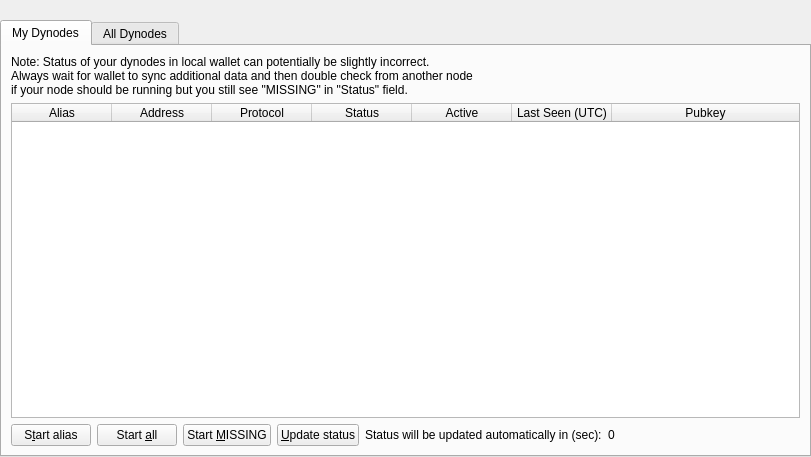
<?xml version="1.0" encoding="UTF-8"?>
<ui version="4.0">
 <class>DynodeList</class>
 <widget class="QWidget" name="DynodeList">
  <property name="geometry">
   <rect>
    <x>0</x>
    <y>0</y>
    <width>811</width>
    <height>457</height>
   </rect>
  </property>
  <property name="windowTitle">
   <string>Form</string>
  </property>
  <layout class="QVBoxLayout" name="topLayout">
   <property name="leftMargin">
    <number>0</number>
   </property>
   <property name="topMargin">
    <number>0</number>
   </property>
   <property name="rightMargin">
    <number>0</number>
   </property>
   <property name="bottomMargin">
    <number>0</number>
   </property>
   <item>
    <layout class="QVBoxLayout" name="verticalLayout">
     <property name="bottomMargin">
      <number>0</number>
     </property>
     <item>
      <spacer name="horizontalSpacer0">
       <property name="orientation">
        <enum>Qt::Horizontal</enum>
       </property>
       <property name="sizeHint" stdset="0">
        <size>
         <width>40</width>
         <height>20</height>
        </size>
       </property>
      </spacer>
     </item>
     <item>
      <widget class="QTabWidget" name="tabWidget">
       <property name="styleSheet">
        <string notr="true">QTabWidget:tab-bar { alignment: left }
QTabBar { alignment: left; }</string>
       </property>
       <property name="currentIndex">
        <number>0</number>
       </property>
       <widget class="QWidget" name="tabMyDynodes">
        <attribute name="title">
         <string>My Dynodes</string>
        </attribute>
        <layout class="QGridLayout" name="gridLayout_2">
         <item row="0" column="0">
          <layout class="QVBoxLayout" name="verticalLayout_2">
           <property name="bottomMargin">
            <number>0</number>
           </property>
           <item>
            <layout class="QHBoxLayout" name="horizontalLayout_note">
             <property name="bottomMargin">
              <number>0</number>
             </property>
             <item>
              <widget class="QLabel" name="updateNote">
               <property name="text">
                <string>Note: Status of your dynodes in local wallet can potentially be slightly incorrect.&lt;br /&gt;Always wait for wallet to sync additional data and then double check from another node&lt;br /&gt;if your node should be running but you still see &quot;MISSING&quot; in &quot;Status&quot; field.</string>
               </property>
              </widget>
             </item>
            </layout>
           </item>
           <item>
            <widget class="QTableWidget" name="tableWidgetMyDynodes">
             <property name="minimumSize">
              <size>
               <width>695</width>
               <height>0</height>
              </size>
             </property>
             <property name="editTriggers">
              <set>QAbstractItemView::NoEditTriggers</set>
             </property>
             <property name="alternatingRowColors">
              <bool>true</bool>
             </property>
             <property name="selectionMode">
              <enum>QAbstractItemView::SingleSelection</enum>
             </property>
             <property name="selectionBehavior">
              <enum>QAbstractItemView::SelectRows</enum>
             </property>
             <property name="sortingEnabled">
              <bool>true</bool>
             </property>
             <attribute name="horizontalHeaderStretchLastSection">
              <bool>true</bool>
             </attribute>
             <column>
              <property name="text">
               <string>Alias</string>
              </property>
             </column>
             <column>
              <property name="text">
               <string>Address</string>
              </property>
             </column>
             <column>
              <property name="text">
               <string>Protocol</string>
              </property>
             </column>
             <column>
              <property name="text">
               <string>Status</string>
              </property>
             </column>
             <column>
              <property name="text">
               <string>Active</string>
              </property>
             </column>
             <column>
              <property name="text">
               <string>Last Seen (UTC)</string>
              </property>
             </column>
             <column>
              <property name="text">
               <string>Pubkey</string>
              </property>
             </column>
            </widget>
           </item>
           <item>
            <layout class="QHBoxLayout" name="horizontalLayout_5">
             <property name="bottomMargin">
              <number>0</number>
             </property>
             <item>
              <widget class="QPushButton" name="startButton">
               <property name="text">
                <string>S&amp;tart alias</string>
               </property>
              </widget>
             </item>
             <item>
              <widget class="QPushButton" name="startAllButton">
               <property name="text">
                <string>Start &amp;all</string>
               </property>
              </widget>
             </item>
             <item>
              <widget class="QPushButton" name="startMissingButton">
               <property name="text">
                <string>Start &amp;MISSING</string>
               </property>
              </widget>
             </item>
             <item>
              <widget class="QPushButton" name="UpdateButton">
               <property name="text">
                <string>&amp;Update status</string>
               </property>
              </widget>
             </item>
             <item>
              <widget class="QLabel" name="autoupdate_label">
               <property name="text">
                <string>Status will be updated automatically in (sec):</string>
               </property>
              </widget>
             </item>
             <item>
              <widget class="QLabel" name="secondsLabel">
               <property name="text">
                <string>0</string>
               </property>
              </widget>
             </item>
             <item>
              <spacer name="horizontalSpacer_5">
               <property name="orientation">
                <enum>Qt::Horizontal</enum>
               </property>
               <property name="sizeHint" stdset="0">
                <size>
                 <width>40</width>
                 <height>20</height>
                </size>
               </property>
              </spacer>
             </item>
            </layout>
           </item>
          </layout>
         </item>
        </layout>
       </widget>
       <widget class="QWidget" name="tabAllDynodes">
        <attribute name="title">
         <string>All Dynodes</string>
        </attribute>
        <layout class="QGridLayout" name="gridLayout">
         <item row="1" column="0">
          <widget class="QTableWidget" name="tableWidgetDynodes">
           <property name="editTriggers">
            <set>QAbstractItemView::NoEditTriggers</set>
           </property>
           <property name="alternatingRowColors">
            <bool>true</bool>
           </property>
           <property name="selectionBehavior">
            <enum>QAbstractItemView::SelectRows</enum>
           </property>
           <property name="sortingEnabled">
            <bool>true</bool>
           </property>
           <attribute name="horizontalHeaderStretchLastSection">
            <bool>true</bool>
           </attribute>
           <column>
            <property name="text">
             <string>Address</string>
            </property>
           </column>
           <column>
            <property name="text">
             <string>Protocol</string>
            </property>
           </column>
           <column>
            <property name="text">
             <string>Status</string>
            </property>
           </column>
           <column>
            <property name="text">
             <string>Active</string>
            </property>
           </column>
           <column>
            <property name="text">
             <string>Last Seen (UTC)</string>
            </property>
           </column>
           <column>
            <property name="text">
             <string>Pubkey</string>
            </property>
           </column>
          </widget>
         </item>
         <item row="0" column="0">
          <layout class="QHBoxLayout" name="horizontalLayout_3">
           <property name="bottomMargin">
            <number>0</number>
           </property>
           <item>
            <widget class="QLabel" name="label_filter">
             <property name="text">
              <string>Filter List:</string>
             </property>
            </widget>
           </item>
           <item>
            <widget class="QLineEdit" name="filterLineEdit">
             <property name="toolTip">
              <string>Filter dynode list</string>
             </property>
            </widget>
           </item>
           <item>
            <spacer name="horizontalSpacer_3">
             <property name="orientation">
              <enum>Qt::Horizontal</enum>
             </property>
             <property name="sizeHint" stdset="0">
              <size>
               <width>10</width>
               <height>20</height>
              </size>
             </property>
            </spacer>
           </item>
           <item>
            <widget class="QLabel" name="label_count">
             <property name="text">
              <string>Node Count:</string>
             </property>
            </widget>
           </item>
           <item>
            <widget class="QLabel" name="countLabel">
             <property name="text">
              <string>0</string>
             </property>
            </widget>
           </item>
          </layout>
         </item>
        </layout>
       </widget>
      </widget>
     </item>
    </layout>
   </item>
  </layout>
 </widget>
 <resources/>
 <connections/>
</ui>
